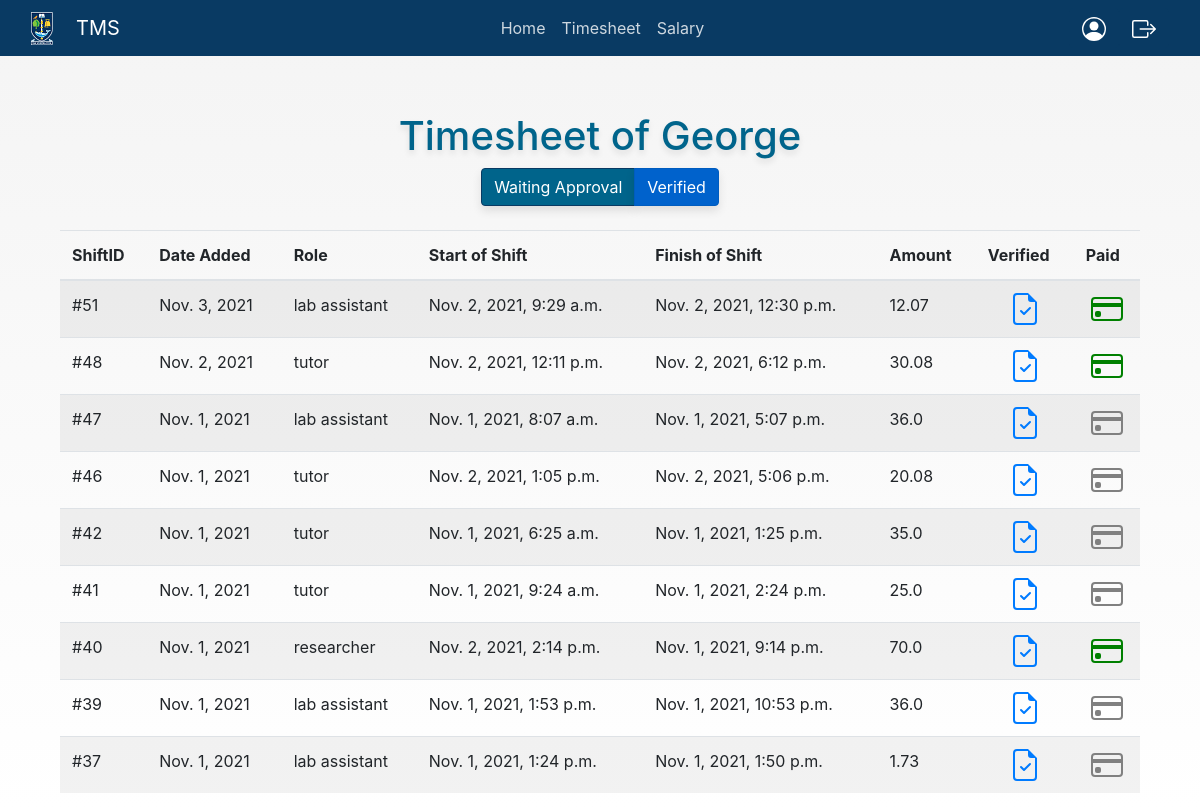
The app's page /verified_shifts (signed in), older data.
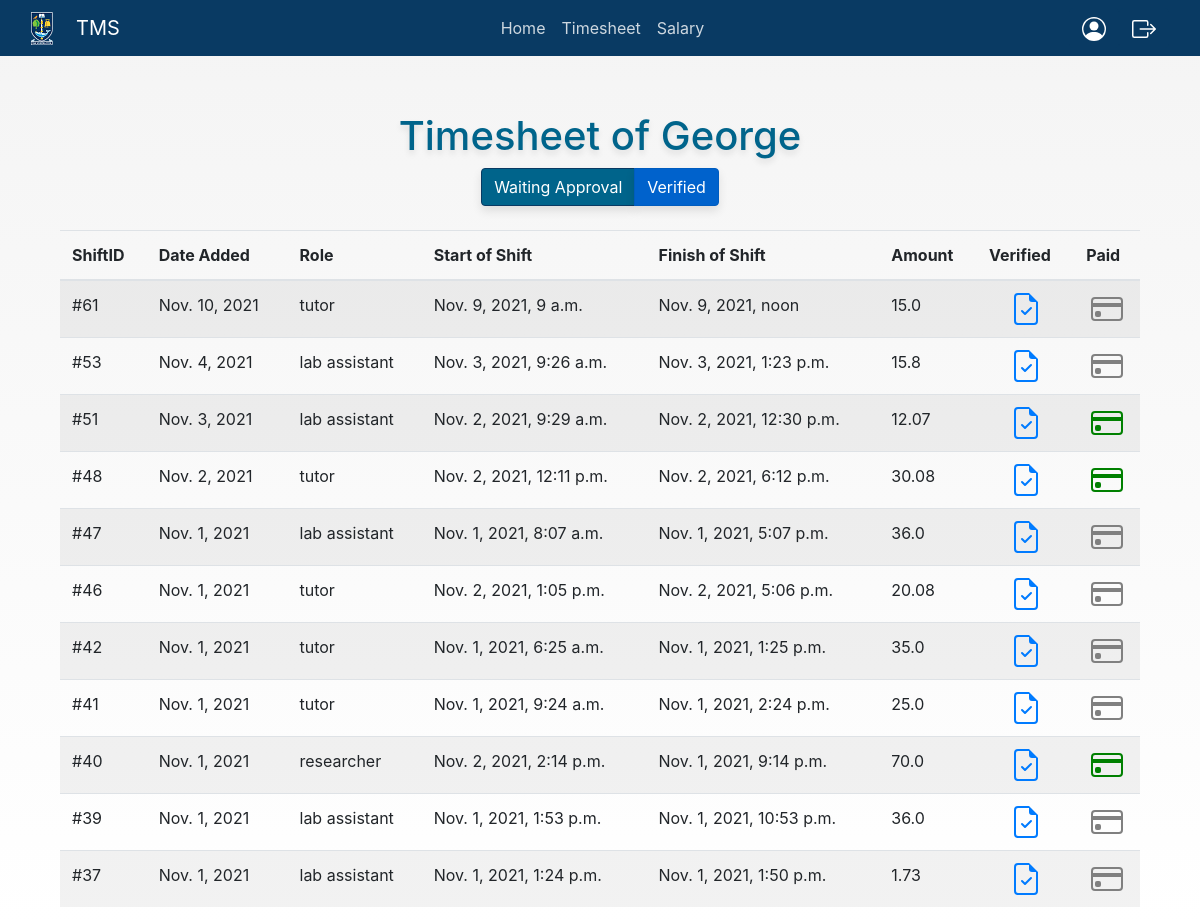
The same page, newer data.
### timesheet/models.py (models this page shows, shortened)
class Shift(models.Model):
    studentID = models.ForeignKey(User, blank=True, null=True, on_delete=models.CASCADE)
    date = models.DateTimeField('Date added', auto_now_add=True)
    role = models.ForeignKey(Roles, null=True, on_delete=models.SET_NULL)
    startHour = models.DateTimeField('Time started working')
    endHour = models.DateTimeField('Time finished working')
    verified = models.BooleanField(default=False)
    paid = models.BooleanField(default=False)
    def payment(self):
        time = self.endHour - self.startHour                                 #calculate time working
        payment = round(self.role.hourlyPay * time.seconds / 60 / 60,2)      #hourlyPay * hours worked, rounded for 2 demicals
        return payment

class Roles(models.Model):
    name = models.CharField('Type of role', max_length=120)
    hourlyPay = models.IntegerField('Payment per hour for a role')
    def __str__(self):
        return self.name

### timesheet/views.py (the view)
# urls.py: path('verified_shifts', views.verified_shifts, name="verified-shifts"),
def verified_shifts(request):
    shifts = Shift.objects.all().order_by('-date')
    return render(request, 'timesheet/verified_shifts.html', {'shifts': shifts})

### templates/timesheet/verified_shifts.html (shortened to what this page needs)
{% extends 'timesheet/base.html' %}
    {% block content %}
    <center>
    <br>
    <div class="container">
        <h1>Timesheet of {{ user }}</h1>
        <div class="btn-group">
              <a href="{% url 'shifts' %}" class="btn btn-primary">Waiting Approval</a>
              <a href="{% url 'verified-shifts' %}" class="btn btn-primary active" aria-current="page">Verified</a>
        </div>
        <br/> <br/>
        <table class="table table-striped">
          <thead>
            <tr>
                <th scope="col">ShiftID</th>
                <th scope="col">Date Added</th>
                <th scope="col">Role</th>
                <th scope="col">Start of Shift</th>
                <th scope="col">Finish of Shift</th>
                <th scope="col">Amount</th>
                <th scope="col">Verified</th>
                <th scope="col">Paid</th>
            </tr>
          </thead>
            {% for shift in shifts %}
                {% if user == shift.studentID %}
                    {% if shift.verified %}
                        <tr>
                            <td>
                            #{{ shift.id }}
                            </td>
                            <td>
                            {{ shift.date.date }}
                            </td>
                            <td>
                            {{ shift.role }}
                            </td>
                            <td>
                            {{ shift.startHour }}
                            </td>
                            <td>
                            {{ shift.endHour }}
                            </td>
                            <td>
                            {{ shift.payment }}
                            </td>
                            <td align="center">
                                <a href="{% url 'verify-shift' shift.id %}">
                                </a>
                            </td>
                            <td align="center">
                                <a href="{% url 'pay-shift' shift.id %}">
                                </a>
                            </td>
                        </tr>
                    {% endif %}
                {% endif %}
            {% endfor %}
        </table>
    </div>
    </center>
    {% endblock %}

Row changes from the older to the newer data that the page shows:
added Shift: id "61", date "Nov. 10, 2021", role "tutor", startHour "Nov. 9, 2021, 9 a.m.", endHour "Nov. 9, 2021, noon", payment "15.0", paid False (drawn)
now on this page (row edited): Shift: id "53", date "Nov. 4, 2021", role "lab assistant", startHour "Nov. 3, 2021, 9:26 a.m.", endHour "Nov. 3, 2021, 1:23 p.m.", payment "15.8", paid False (drawn)
